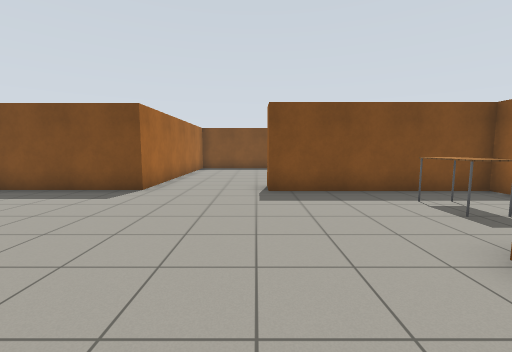
view 1 (above)

16 first-person views from a walk through a world built for the Gazebo simulator. The camera is 1.2 m above the floor, tilts 6° down and sees 90° across. The floor is counted in squares, 1 m on a side. Each view is taken from the middle of a square. On the plan, view 1 faces up. The plan holds only what a view shows up to about 12 squares ahead; the rest is blank. Robots are left out. Gazebo's built-in surfaces are drawn with simple patterns.

view 2
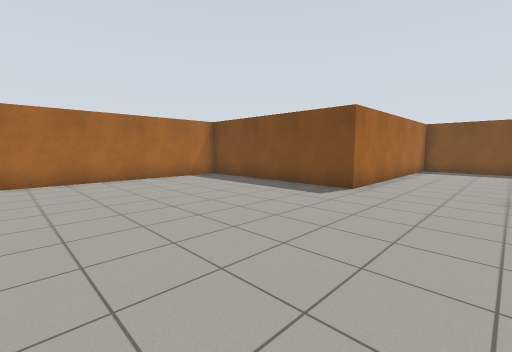

view 3
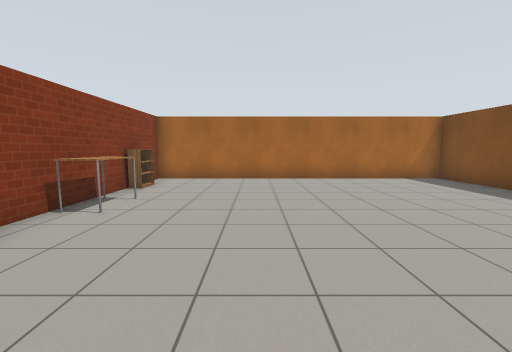

view 4
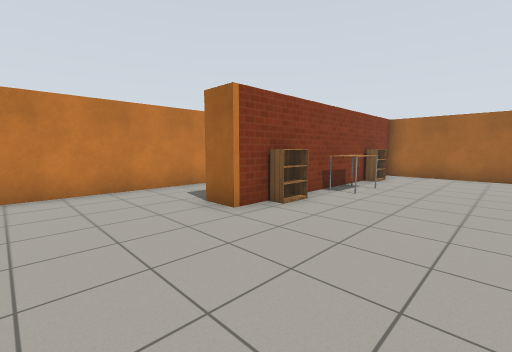

view 5
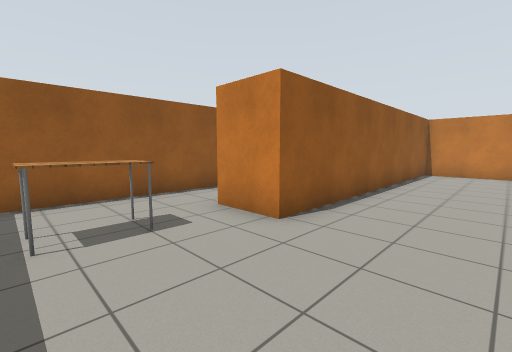

view 6
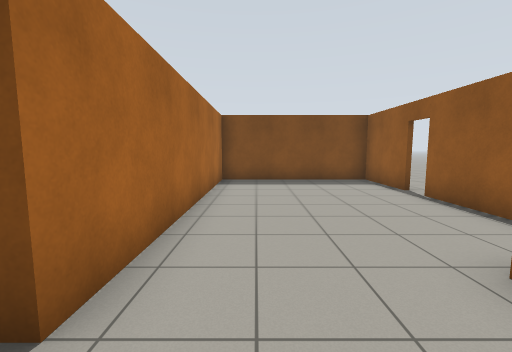

view 7
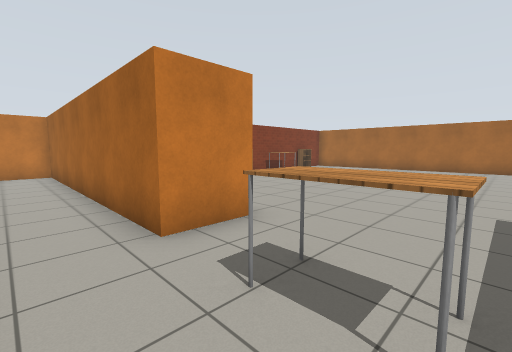

view 8
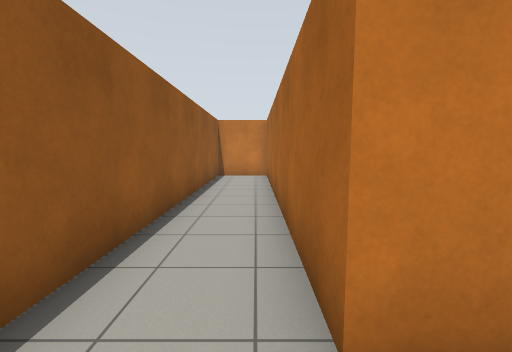

view 9
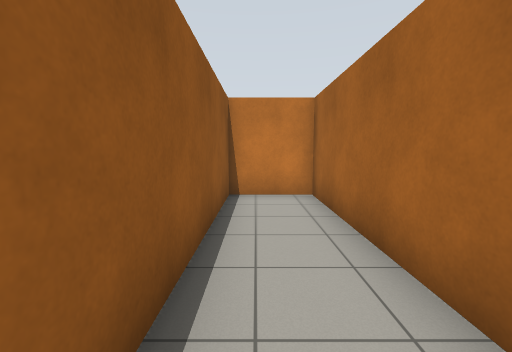

view 10
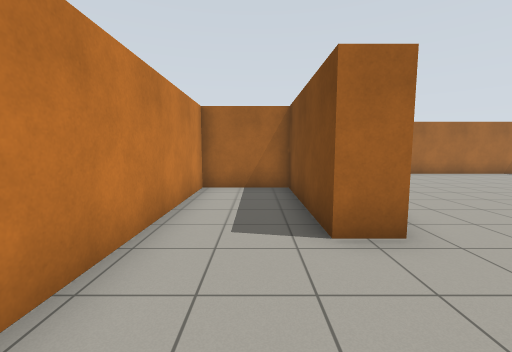

view 11
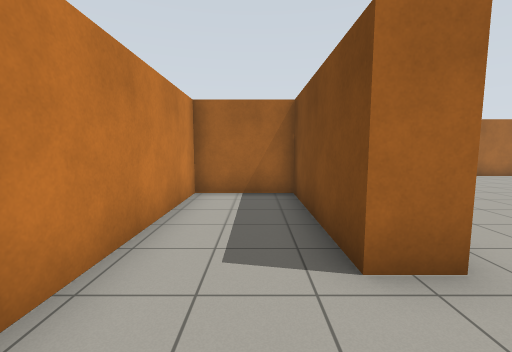

view 12
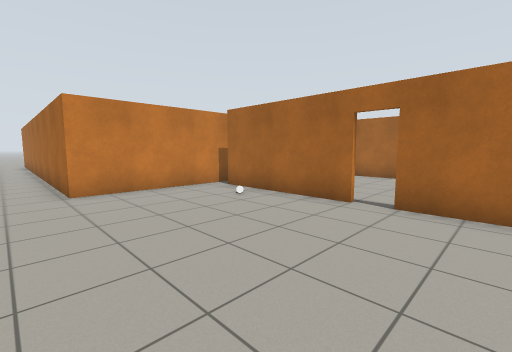

view 13
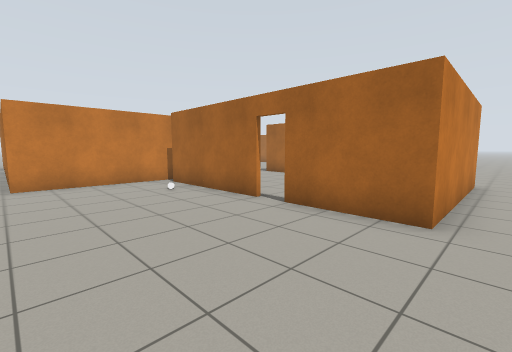

view 14
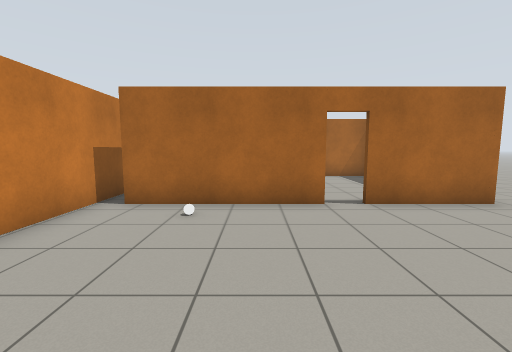

view 15
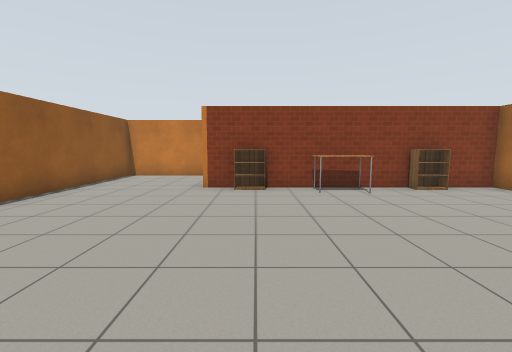

view 16
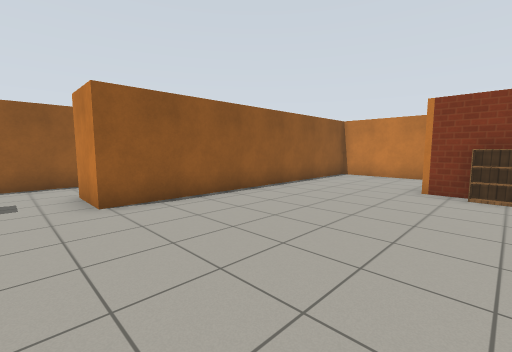

### Floor plan
Points are (right, up) in squares from view 1. A wall is a line through its corners. A room is listed if a view was taken in it or the views show most of it. See-through windows are left out.
Room 1 (views 1, 2, 3, 4, 5, 6, 7, 8, 9, 10, 11, 15, 16)
walls: (-7.4, -4) (-1.3, -4) (-1.3, -5) (-5.9, -5) (-5.9, -7.7) (2.8, -7.7) (2.8, 2.7) (4.5, 2.7) (4.5, -7.7) (6.7, -7.7) (6.7, 7.3) (0.4, 7.3) (0.4, 8.4); (2.3, 10.2) (2.3, 12.5); (2.3, 13.4) (2.3, 16.1) (-3.3, 16.1) (-3.3, 7.5) (-10.4, 7.5) (-10.4, -4) (-8.4, -4)
ways out: open door at (2, 13) to room 2
objects: table (-6, -3) to (-5, -3); bookshelf (-3, -4); table (4, 5) to (4, 6)
Room 2 (views 12, 13, 14)
walls: (2.5, 12.6) (2.5, 8.1); (2.5, 16.2) (2.5, 13.4); (1.1, 7.4) (6.9, 7.4)
ways out: open door at (2, 13) to room 1; opening at (2, 17); opening at (8, 8)
objects: other object (3, 10)

Where each view was taken, in squares from view 1:
view 1: 0 up, 0 right, facing up
view 2: 0 up, 0 right, facing up-left
view 3: 0 up, 0 right, facing left
view 4: 0 up, 2 right, facing down-left
view 5: 6 up, 0 right, facing down-right
view 6: 6 up, 2 left, facing up
view 7: 6 up, 6 right, facing down-left
view 8: 4 up, 5 right, facing down
view 9: 1 down, 6 right, facing down
view 10: 6 down, 2 right, facing left
view 11: 6 down, 1 right, facing left
view 12: 15 up, 8 right, facing down-left
view 13: 17 up, 7 right, facing down-left
view 14: 11 up, 8 right, facing left
view 15: 4 up, 3 left, facing down
view 16: 4 up, 3 left, facing down-right
